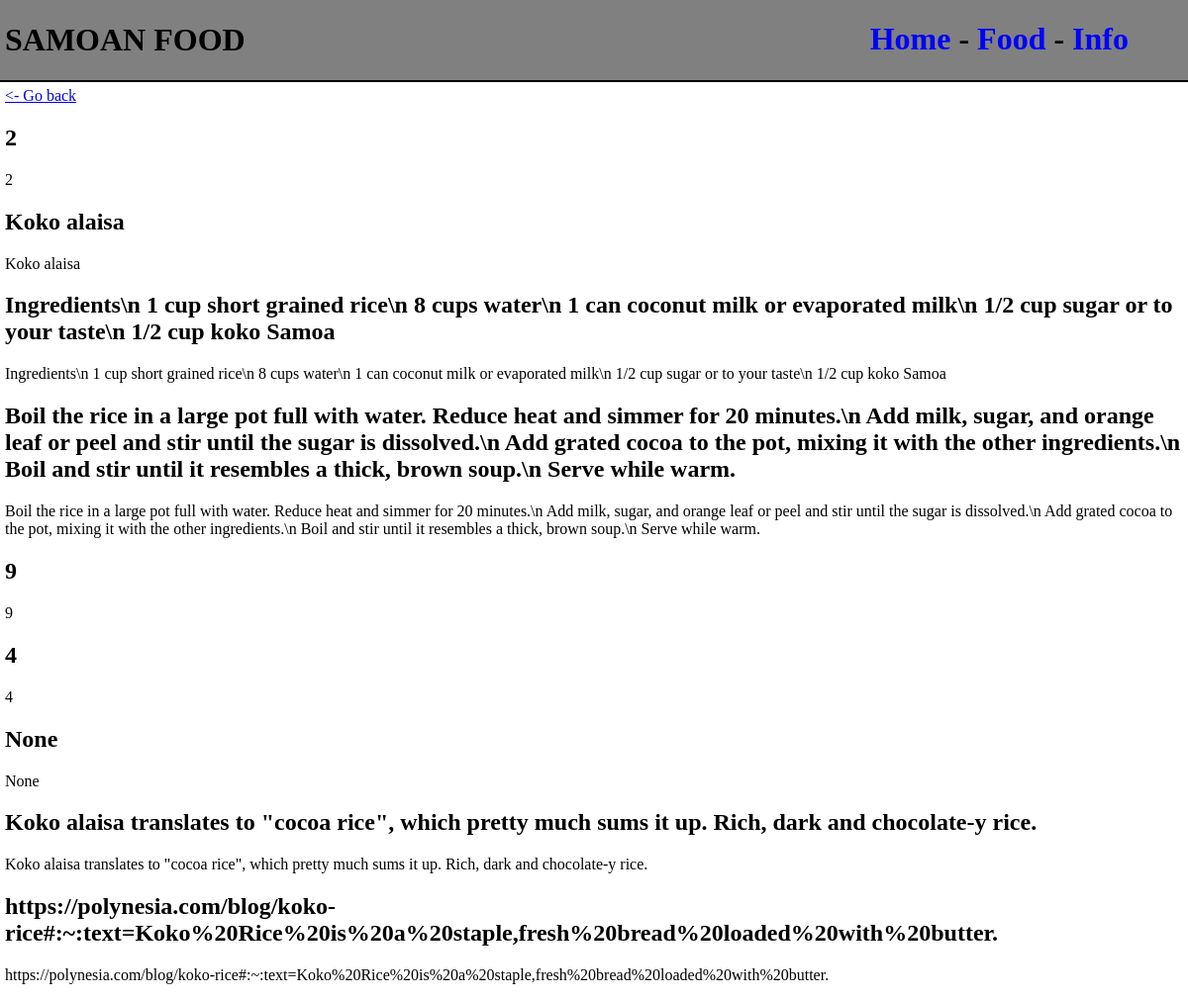
The page /food/2 on the database its author committed.
### tables this page shows
CREATE TABLE Food (id INTEGER PRIMARY KEY AUTOINCREMENT, name TEXT, ingredients TEXT, recipe TEXT, rating INTEGER, price NUMERIC, image BLOB, "desc" TEXT, recipeurl TEXT);

### app/routes.py (the view)
@app.route("/food/<int:id>")
def food(id):
    conn = sqlite3.connect('database/samoanfood.db')
    cur = conn.cursor()
    cur.execute("SELECT * FROM Food WHERE id=?",(id,))
    foodresult = cur.fetchone()
    return render_template("food.html", foodresult=foodresult)

### app/templates/food.html
{% extends 'layout.html' %}
{% block content %}
<a href="/all_food"> <- Go back</a>
{%for food in foodresult%}
<h2>{{food}}</h2>
<p>{{food}}</p>
{% endfor %}
{% endblock %}

### app/static/css/style.css (style rules this page uses)
body { font-family: "Comic Sans MS"; margin-top: 0px; margin-left: 0px; margin-right: 0px; }

### rows shown on the page
Food: name "Koko alaisa", ingredients "Ingredients\\n 1 cup short grained rice\\n 8 cups water\\n 1 can coconut milk or evaporated milk\\n 1/2 cup sugar or to your taste\\n 1/2 cup koko Samoa", recipe "Boil the rice in a large pot full with water. Reduce heat and simmer for 20 minutes.\\n Add milk, sugar, and orange leaf or peel and stir until the sugar is dissolved.\\n Add grated cocoa to the pot, mixing it with the other ingredients.\\n Boil and stir until it resembles a thick, brown soup.\\n Serve while warm.", desc "Koko alaisa translates to \"cocoa rice\", which pretty much sums it up. Rich, dark and chocolate-y rice.", recipeurl "https://polynesia.com/blog/koko-rice#:~:text=Koko%20Rice%20is%20a%20staple,fresh%20bread%20loaded%20with%20butter."

### other values the page prints
{{ food }} "2" "9" "4" "None"
